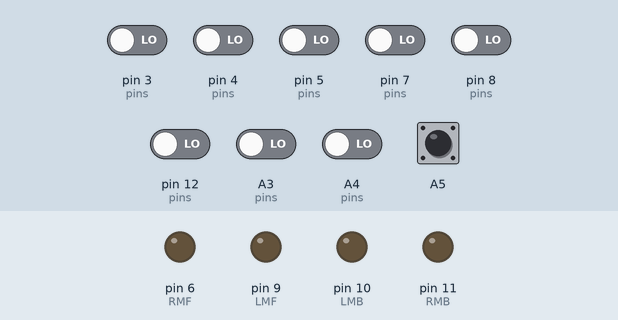
Simulated run of this sketch. Board: Arduino Uno, built with avr-gcc and run on an emulated ATmega328P. Shown: output pins drawn as LEDs (lit = HIGH). Inputs (shaded band) come from the test bench; at power-on: A5 HIGH, A3 (pins), A4 (pins), pin 3 (pins), pin 4 (pins), pin 5 (pins), pin 7 (pins), pin 8 (pins), pin 12 (pins) LOW. Pins used as bus, display or sensor lines are not drawn.

Above: at 5.0 s.
5.1 s: A5 pulled LOW for 0.15 s
At 6.3 s:
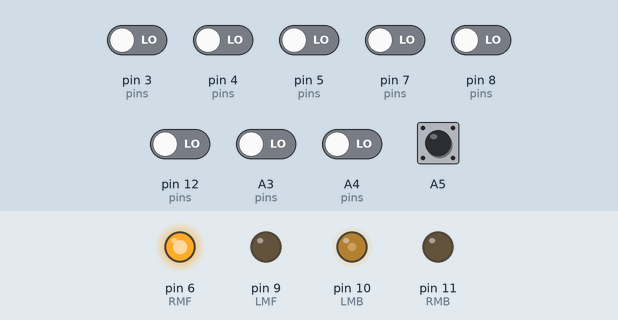
6.7 s: pin 4 (pins) driven HIGH
8.2 s: pin 5 (pins) driven HIGH
At 8.7 s:
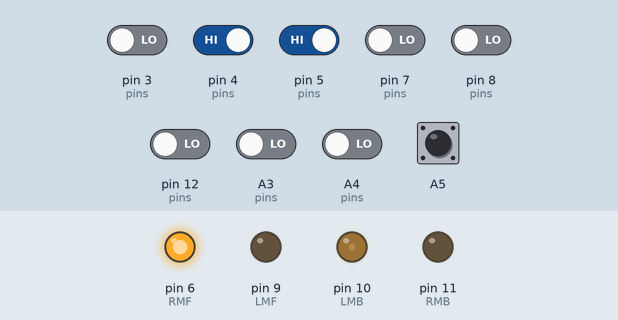
9.7 s: pin 3 (pins) driven HIGH
At 10.9 s:
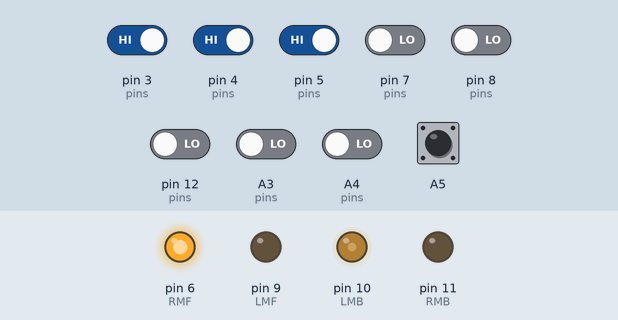
11.2 s: pin 8 (pins) driven HIGH
At 12.2 s:
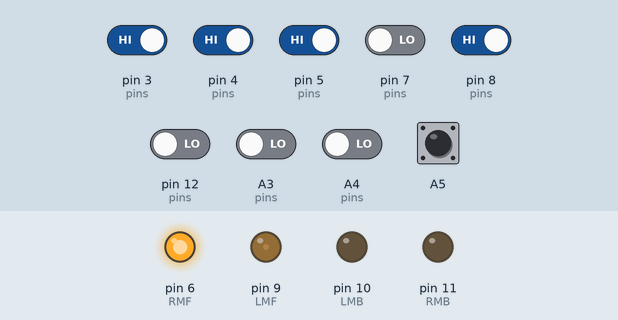
12.7 s: pin 7 (pins) driven HIGH
At 13.3 s:
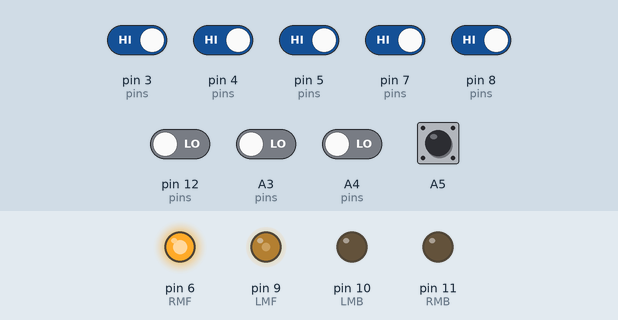
Timing chart, 0 to 15.2 s (numbered marks = the images above; inputs shaded):
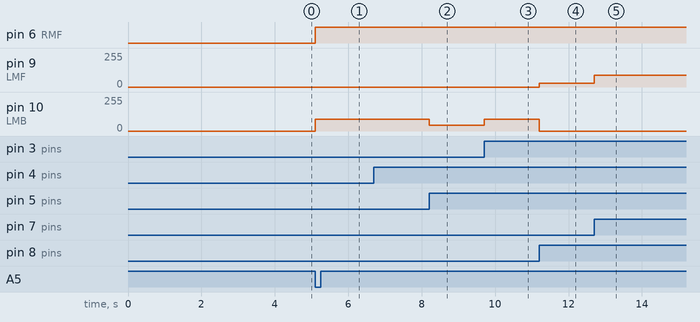

Measured:
- after the input at 5.1 s, pin 6 (RMF): LOW → HIGH at once; pin 10 (LMB): 0/255 → 90/255 at once
- after the input at 8.2 s, pin 10 (LMB): 90/255 → 45/255 at once
- after the input at 9.7 s, pin 10 (LMB): 45/255 → 90/255 at once
- after the input at 11.2 s, pin 9 (LMF): 0/255 → 30/255 at once; pin 10 (LMB): 90/255 → 0/255 at once
- after the input at 12.7 s, pin 9 (LMF): 30/255 → 90/255 at once

The sketch:

1.ino
```cpp
#include <QTRSensors.h>
#include <Arduino.h>

// QTR
QTRSensors qtr;
const uint8_t SensorCount = 8; //uint8_t stands for "unsigned integer with 8 bits.
uint16_t sensorValues[SensorCount];
const uint8_t pins[] = {3,4,5,12,7,8,A3,A4};
//QTR calibration test values
const float maximum_calibration_required = 990;
const float minimum_calibration_required = 10;


//ultrasound
#define trig 13
#define echo A2

//tcrt5000 IR_sensor
#define IR_sensorR A0
#define IR_sensorL A1

//motors
#define RMF 6
#define RMB 11
#define LMF 9
#define LMB 10

//speeds
const int base_speed = 255;

int pos;

int button = 3; //to be pressed to find set point

float p;
float i;
float d;
float lp = 0;
float error;
float correction;
float sp;

float Kp = 0.15; // dummy
float Ki = 0; //dummy
float Kd = 1; //(Kp-1)*10

void pid_calc();
void motor_drive(int, int);
int distance();
void calibration();
void calibration_check();

void setup() {
    pinMode(LED_BUILTIN, OUTPUT);
    Serial.begin(9600);


    //configure the sensors QTR
    qtr.setTypeRC();
    qtr.setSensorPins(pins, SensorCount);
    calibration();

    // ultrasound
    pinMode(trig, OUTPUT);
    pinMode(echo, INPUT);

    //motors
    pinMode(RMF, OUTPUT);
    pinMode(RMB, OUTPUT);
    pinMode(LMF, OUTPUT);
    pinMode(LMB, OUTPUT);


    //button
    pinMode(A5, INPUT_PULLUP);
    while (digitalRead(A5) != 0) {}
}

void loop() {
    pid_calc();

}
void calibration() {
    delay(500);
    digitalWrite(LED_BUILTIN, HIGH); // turn on Arduino's LED to indicate we are in calibration mode

    for (uint16_t i = 0; i < 150; i++) {
        qtr.calibrate();
    }
    digitalWrite(LED_BUILTIN, LOW); // turn off Arduino's LED to indicate we are through with calibration
}

void pid_calc() {
    int sp = qtr.readLineBlack(sensorValues);

    error = -3500 + sp;

    p = error;
    i += p;
    d = p - lp;
    lp = error;

    correction = int(Kp * p + Ki * i + Kd * d);

    int Rspeed = base_speed - correction;
    int Lspeed = base_speed + correction;

    //restricting speeds of motors between 255 and -255

    if (Rspeed > base_speed)
        Rspeed = base_speed;

    if (Lspeed > base_speed)
        Lspeed = base_speed;

    if (Rspeed < -90)
        Rspeed = -90;

    if (Lspeed < -90)
        Lspeed = -90;

    motor_drive(Rspeed, Lspeed);
}

void motor_drive(int vr, int vl) {

    if (vr > 0) {
        analogWrite(RMF, abs(vr));
        analogWrite(RMB, 0);
    } else {
        analogWrite(RMF, 0);
        analogWrite(RMB, abs(vr));
    }

    if (vl > 0) {
        analogWrite(LMF, abs(vl));
        analogWrite(LMB, 0);
    } else {
        analogWrite(LMF, 0);
        analogWrite(LMB, abs(vl));

    }
}

int distance() {
    digitalWrite(trig, HIGH);
    delayMicroseconds(10);
    digitalWrite(trig, LOW);
    unsigned int t = pulseIn(echo, HIGH);
    unsigned int d = t / (29.1 * 2);
    delay(250);
    return d;
}


void calibration_check() {
    float calibrationOn_minimum;
    float calibrationOn_maximum;
    float calibrationOn_minimum_total = 0;
    float calibrationOn_maximum_total = 0;
    for (uint8_t i = 0; i < SensorCount; i++) {
        calibrationOn_minimum = qtr.calibrationOn.minimum[i];
        calibrationOn_minimum_total += calibrationOn_minimum;

            Serial.print(calibrationOn_minimum);
            Serial.print(' ');
    }

    // print the calibration maximum values measured when emitters were on
    for (uint8_t i = 0; i < SensorCount; i++) {
        calibrationOn_maximum = qtr.calibrationOn.maximum[i];
        calibrationOn_maximum_total += calibrationOn_maximum;


            Serial.print(calibrationOn_maximum);
            Serial.print(' ');

    }


    //checking the calibration
    if (calibrationOn_maximum_total / SensorCount >= maximum_calibration_required && calibrationOn_minimum_total / SensorCount <= minimum_calibration_required) {
        while (true) {


                Serial.print("BAD calibration!!");
                Serial.println();
                Serial.print(calibrationOn_maximum_total / SensorCount);
                Serial.print(' ');
                Serial.print(calibrationOn_minimum_total / SensorCount);
                Serial.println();

            delay(500);
            digitalWrite(LED_BUILTIN, HIGH);
            delay(500);
            digitalWrite(LED_BUILTIN, LOW);
        }
    }

}
```
